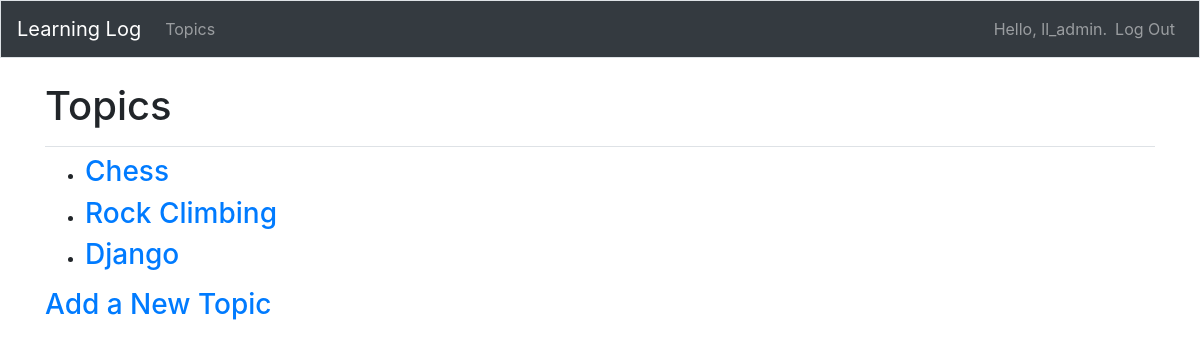
Before: /topics/ (signed in) with the older database file.
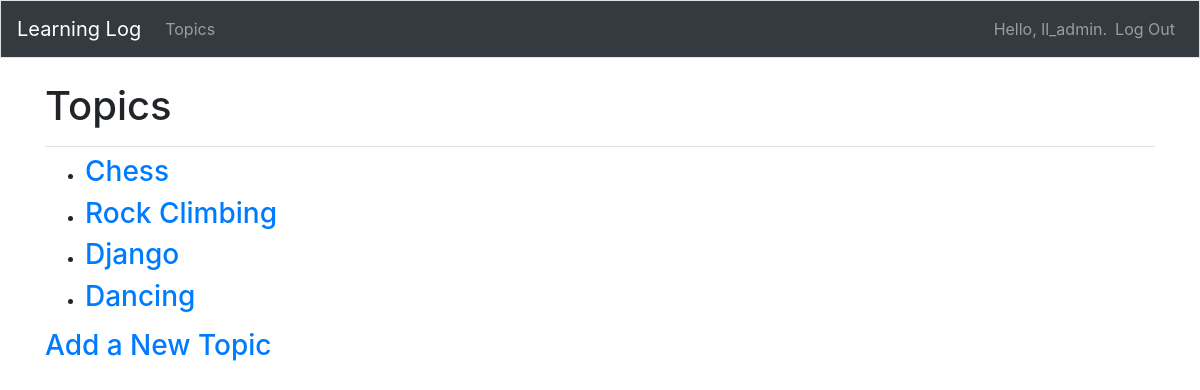
After: the same page with the newer database file.
### learning_logs/models.py (models this page shows)
class Topic(models.Model): # This is where we create the backbone. 'Model' is included with Django for model's functionality
    text = models.CharField(max_length=200) # this attribure 'text' takes in characters via 'CharField'
    date_added = models.DateTimeField(auto_now_add=True) # this attribute passes the current data and time
    owner = models.ForeignKey(User, on_delete=models.CASCADE)
    def __str__(self): # this will return a string attribute inputted from the text attribute
        return self.text

### learning_logs/views.py (the view)
# urls.py: path('topics/', views.topics, name='topics'),
@login_required
def topics(request):
    topics = Topic.objects.filter(owner=request.user).order_by('date_added') # Here we store all the information from the class and object 'date_added' into another variable 'topics'
    context = {'topics': topics} # Here we define a context --> a key value pairing containing a set of topics from models.py
    return render(request, 'learning_logs/topics.html', context) # This is a standard render that will display the context, request, and house the file path

### learning_logs/templates/learning_logs/topics.html
{% extends "learning_logs/base.html" %}
{% block page_header%}
<h1>Topics</h1>
{% endblock page_header%}
{% block content %}
<ul>
    {% for topic in topics %}
    <li>
        <h3><a href="{% url 'learning_logs:topic' topic.id %}">{{ topic }}</a></h3>
    </li>
    {% empty %}
    <li><h3>No Topics have been added yet.</h3></li>
    {% endfor %}
</ul>
<h3><a href="{%  url 'learning_logs:new_topic' %}">Add a New Topic</a> </h3>
{% endblock content %}

Changed rows visible on the page:
added Topic: text "Dancing"
